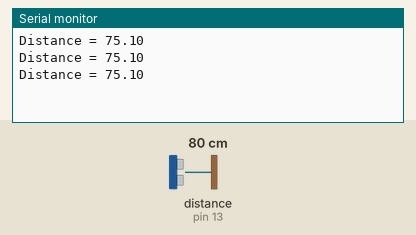
Simulated run of this sketch. Board: Arduino Uno, built with avr-gcc and run on an emulated ATmega328P. Shown: the last lines printed to the serial monitor. Wiring (inferred from the names in the program): ultrasonic range finder: trigger pin 12; echo pin 13. The inputs (shaded band) are chosen by the test bench; at power-on: distance to the obstacle (sensor on pin 13) 80 cm. The echo pulse lasts 58.3 µs per cm.

Above: at 1.8 s.
1.9 s: distance to the obstacle (sensor on pin 13) set to 2 cm
At 2.4 s:
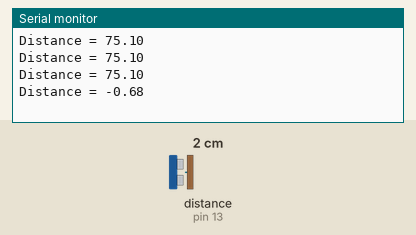
3.4 s: distance to the obstacle (sensor on pin 13) set to 4 cm
At 3.9 s:
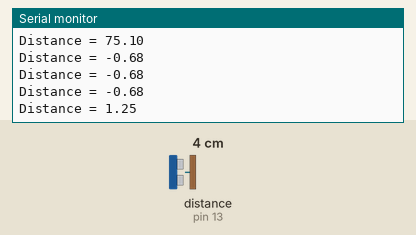
Timing chart, 0 to 6.4 s (numbered marks = the images above; inputs shaded):
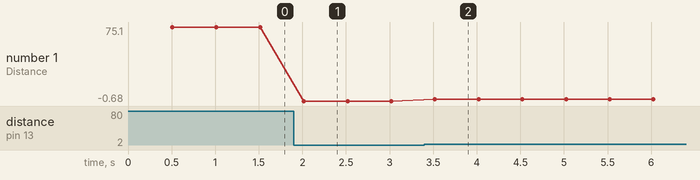

The sketch:

ultrasonicSensorCar.ino
```cpp
//#include <Servo.h>
int trigPin = 12;
int echoPin = 13;
float distance;
//int pos = 45;

//Servo servo_9;

void setup()
{
   pinMode(trigPin,OUTPUT);
  pinMode(echoPin,INPUT);
  Serial.begin(115200);

  //servo_9.attach(9, 500, 2500);
  //servo_9.write(pos);

}

void loop()
{
  delay(500);
  digitalWrite(trigPin,LOW);
  delayMicroseconds(10);
  digitalWrite(trigPin,HIGH);
  delayMicroseconds(10);
  digitalWrite(trigPin,LOW);
  int pingTravelTime = pulseIn(echoPin,HIGH);

  distance = ((pingTravelTime-200.)/60.)+1;
  Serial.println("Distance = " + String(distance));

}
```

Measured:
- after the input at 1.9 s, the serial monitor: prints a new line after 0.12 s (image 1)
- after the input at 3.4 s, the serial monitor: prints a new line after 0.12 s (image 2)
- plotted number 1: 75.1 → -0.68 after the input at 1.9 s, -0.68 → 1.25 after the input at 3.4 s
